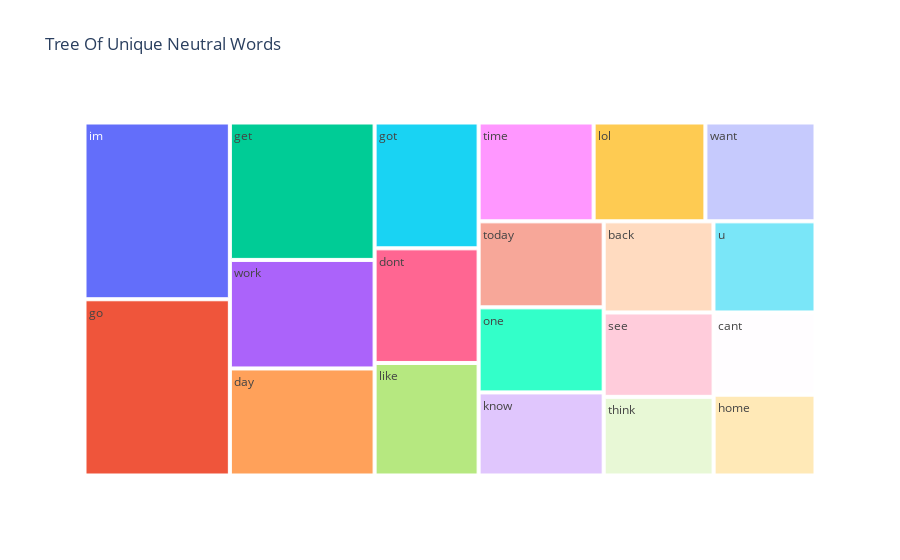

Notebook cell for this chart:
### Code cell
# Create a treemap using Plotly Express to visualize top neutral words
fig = px.treemap(top_neutral_words, path=['Word'], values='Count', title='Tree Of Unique Neutral Words')
fig.show()

### Figure 1 — Plotly figure (JSON) as saved in the notebook; plotly's stock layout.template omitted (floating-point values rounded to 4 significant figures)
{"data": [{"branchvalues": "total", "domain": {"x": [0, 1], "y": [0, 1]}, "hovertemplate": "labels=%{label}<br>Count=%{value}<br>parent=%{parent}<br>id=%{id}<extra></extra>", "ids": ["back", "cant", "day", "dont", "get", "go", "got", "home", "im", "know", "like", "lol", "one", "see", "think", "time", "today", "u", "want", "work"], "labels": ["back", "cant", "day", "dont", "get", "go", "got", "home", "im", "know", "like", "lol", "one", "see", "think", "time", "today", "u", "want", "work"], "name": "", "parents": ["", "", "", "", "", "", "", "", "", "", "", "", "", "", "", "", "", "", "", ""], "type": "treemap", "values": [412, 345, 638, 491, 819, 1055, 539, 339, 1058, 428, 482, 455, 438, 382, 356, 468, 443, 383, 448, 647]}], "layout": {"legend": {"tracegroupgap": 0}, "title": {"text": "Tree Of Unique Neutral Words"}}}
